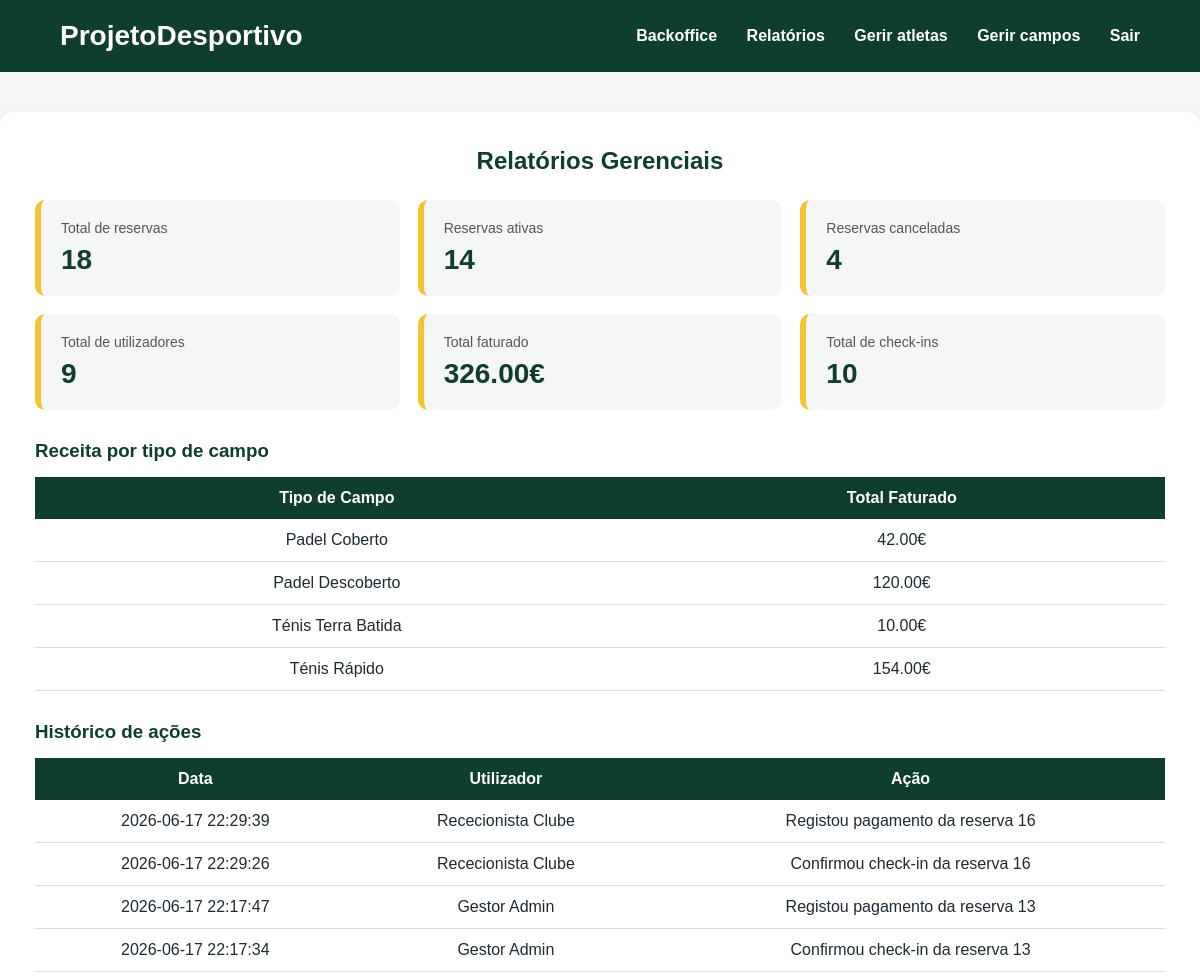
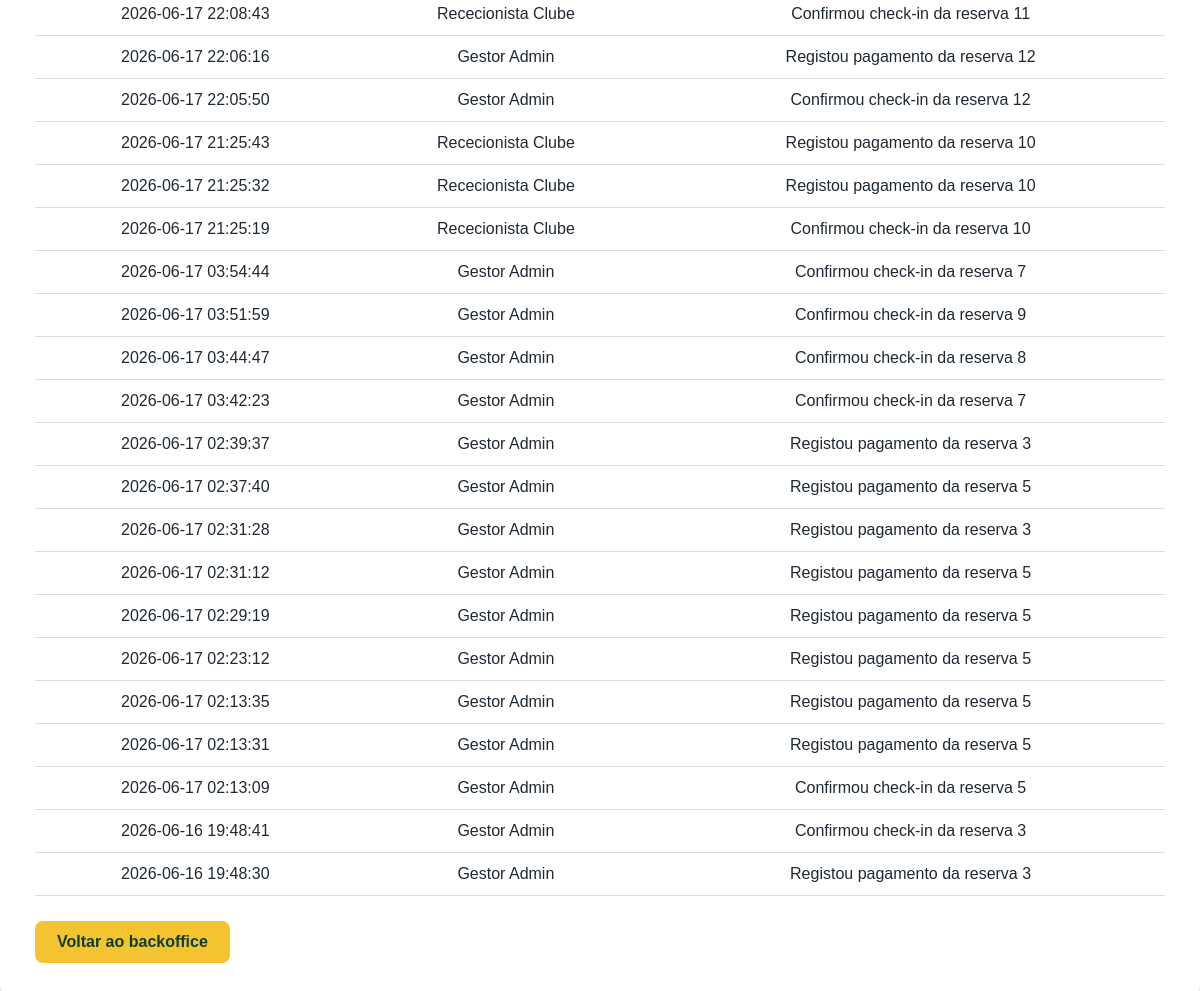
Page /php/relatorios.php (signed in) on the committed database (2 pictures, top to bottom).
### tables this page shows
CREATE TABLE `logs` (
  `id` int(11) NOT NULL AUTO_INCREMENT,
  `utilizador_id` int(11) DEFAULT NULL,
  `acao` varchar(255) NOT NULL,
  `data_acao` timestamp NOT NULL DEFAULT current_timestamp(),
  PRIMARY KEY (`id`),
  KEY `utilizador_id` (`utilizador_id`),
  CONSTRAINT `logs_ibfk_1` FOREIGN KEY (`utilizador_id`) REFERENCES `utilizadores` (`id`)
);

CREATE TABLE `utilizadores` (
  `id` int(11) NOT NULL AUTO_INCREMENT,
  `nome` varchar(100) NOT NULL,
  `email` varchar(100) NOT NULL,
  `password` varchar(255) NOT NULL,
  `documento_tipo` varchar(50) DEFAULT NULL,
  `documento_numero` varchar(50) DEFAULT NULL,
  `nif` varchar(20) DEFAULT NULL,
  `perfil` enum('atleta','rececionista','gestor') DEFAULT 'atleta',
  `estado` enum('ativo','inativo') DEFAULT 'ativo',
  `data_criacao` timestamp NOT NULL DEFAULT current_timestamp(),
  PRIMARY KEY (`id`),
  UNIQUE KEY `email` (`email`)
);

### php/relatorios.php (the view, shortened to what this page needs)
<?php
include "ligacao.php";
$total_reservas = mysqli_fetch_assoc(mysqli_query($conn, "SELECT COUNT(*) AS total FROM reservas"))["total"];
$reservas_ativas = mysqli_fetch_assoc(mysqli_query($conn, "SELECT COUNT(*) AS total FROM reservas WHERE estado='ativa'"))["total"];
$reservas_canceladas = mysqli_fetch_assoc(mysqli_query($conn, "SELECT COUNT(*) AS total FROM reservas WHERE estado='cancelada'"))["total"];
$total_utilizadores = mysqli_fetch_assoc(mysqli_query($conn, "SELECT COUNT(*) AS total FROM utilizadores"))["total"];
$total_faturado = mysqli_fetch_assoc(mysqli_query($conn, "SELECT IFNULL(SUM(montante),0) AS total FROM pagamentos"))["total"];
$total_checkins = mysqli_fetch_assoc(mysqli_query($conn, "SELECT COUNT(*) AS total FROM reservas WHERE checkin=1"))["total"];
?>
<!DOCTYPE html>
<html lang="pt">
<head>
    <link rel="stylesheet" href="../css/relatorios.css">
</head>
<body>
<header>
    <h1>ProjetoDesportivo</h1>
    <nav>
        <a href="../administrador.html">Backoffice</a>
        <a href="../php/relatorios.php">Relatórios</a>
        <a href="../gestao_atletas.html">Gerir atletas</a>
        <a href="../gestao_campos.html">Gerir campos</a>
        <a href="logout.php">Sair</a>
    </nav>
</header>
<div class="container">
    <h2>Relatórios Gerenciais</h2>
    <div class="cards">
        <div class="card">
            <span>Total de reservas</span>
            <strong><?php echo $total_reservas; ?></strong>
        </div>
        <div class="card">
            <span>Reservas ativas</span>
            <strong><?php echo $reservas_ativas; ?></strong>
        </div>
        <div class="card">
            <span>Reservas canceladas</span>
            <strong><?php echo $reservas_canceladas; ?></strong>
        </div>
        <div class="card">
            <span>Total de utilizadores</span>
            <strong><?php echo $total_utilizadores; ?></strong>
        </div>
        <div class="card">
            <span>Total faturado</span>
            <strong><?php echo $total_faturado; ?>€</strong>
        </div>
        <div class="card">
            <span>Total de check-ins</span>
            <strong><?php echo $total_checkins; ?></strong>
        </div>
    </div>
    <h3>Receita por tipo de campo</h3>
    <table>
        <tr>
            <th>Tipo de Campo</th>
            <th>Total Faturado</th>
        </tr>
        <?php
        $sql_receita = "
        SELECT t.nome, IFNULL(SUM(p.montante),0) AS total
        FROM tipos_campo t
        LEFT JOIN campos c ON c.tipo_campo_id = t.id
        LEFT JOIN reservas r ON r.campo_id = c.id
        LEFT JOIN pagamentos p ON p.reserva_id = r.id
        GROUP BY t.id, t.nome
        ";
        $resultado_receita = mysqli_query($conn, $sql_receita);
        while ($linha = mysqli_fetch_assoc($resultado_receita)) {
            echo "<tr>";
            echo "<td>" . $linha["nome"] . "</td>";
            echo "<td>" . $linha["total"] . "€</td>";
            echo "</tr>";
        }
        ?>
    </table>
    <h3>Histórico de ações</h3>
    <table>
        <tr>
            <th>Data</th>
            <th>Utilizador</th>
            <th>Ação</th>
        </tr>
        <?php
        $sql_logs = "
        SELECT l.data_acao, u.nome, l.acao
        FROM logs l
        LEFT JOIN utilizadores u ON l.utilizador_id = u.id
        ORDER BY l.data_acao DESC
        ";
        $resultado_logs = mysqli_query($conn, $sql_logs);
        while ($log = mysqli_fetch_assoc($resultado_logs)) {
            echo "<tr>";
            echo "<td>" . $log["data_acao"] . "</td>";
            echo "<td>" . $log["nome"] . "</td>";
            echo "<td>" . $log["acao"] . "</td>";
            echo "</tr>";
        }
        ?>
    </table>
    <a class="voltar" href="../administrador.html">Voltar ao backoffice</a>
</div>
</body>
</html>

### css/relatorios.css (style rules this page uses)
* { margin: 0; padding: 0; box-sizing: border-box; }
body { font-family: Arial, sans-serif; background: #f4f7f5; color: #1f2933; }
header { background: #0f3d2e; color: white; padding: 20px 60px; display: flex; justify-content: space-between; align-items: center; }
header h1 { font-size: 28px; }
nav a { color: white; text-decoration: none; margin-left: 25px; font-weight: bold; }
.container { max-width: 1200px; margin: 40px auto; background: white; padding: 35px; border-radius: 14px; box-shadow: 0 10px 25px rgba(0,0,0,0.12); }
h2 { color: #0f3d2e; margin-bottom: 25px; text-align: center; }
h3 { color: #0f3d2e; margin: 30px 0 15px; }
.cards { display: grid; grid-template-columns: repeat(3, 1fr); gap: 18px; margin-bottom: 30px; }
.card { background: #f4f7f5; border-left: 6px solid #f4c430; padding: 20px; border-radius: 10px; }
.card span { display: block; font-size: 14px; color: #555; margin-bottom: 8px; }
.card strong { font-size: 28px; color: #0f3d2e; }
table { width: 100%; border-collapse: collapse; margin-bottom: 25px; }
th { background: #0f3d2e; color: white; padding: 12px; }
td { padding: 12px; border-bottom: 1px solid #ddd; text-align: center; }
.voltar { display: inline-block; padding: 12px 22px; background: #f4c430; color: #0f3d2e; border-radius: 8px; text-decoration: none; font-weight: bold; }

### rows in the picture
logs: data_acao "2026-06-17 22:29:39", utilizador.nome "Rececionista Clube", acao "Registou pagamento da reserva 16"
logs: data_acao "2026-06-17 22:29:26", utilizador.nome "Rececionista Clube", acao "Confirmou check-in da reserva 16"
logs: data_acao "2026-06-17 22:17:47", utilizador.nome "Gestor Admin", acao "Registou pagamento da reserva 13"
logs: data_acao "2026-06-17 22:17:34", utilizador.nome "Gestor Admin", acao "Confirmou check-in da reserva 13"
logs: data_acao "2026-06-17 22:08:43", utilizador.nome "Rececionista Clube", acao "Confirmou check-in da reserva 11"
logs: data_acao "2026-06-17 22:06:16", utilizador.nome "Gestor Admin", acao "Registou pagamento da reserva 12"
logs: data_acao "2026-06-17 22:05:50", utilizador.nome "Gestor Admin", acao "Confirmou check-in da reserva 12"
logs: data_acao "2026-06-17 21:25:43", utilizador.nome "Rececionista Clube", acao "Registou pagamento da reserva 10"
logs: data_acao "2026-06-17 21:25:32", utilizador.nome "Rececionista Clube", acao "Registou pagamento da reserva 10"
logs: data_acao "2026-06-17 21:25:19", utilizador.nome "Rececionista Clube", acao "Confirmou check-in da reserva 10"
logs: data_acao "2026-06-17 03:54:44", utilizador.nome "Gestor Admin", acao "Confirmou check-in da reserva 7"
logs: data_acao "2026-06-17 03:51:59", utilizador.nome "Gestor Admin", acao "Confirmou check-in da reserva 9"
logs: data_acao "2026-06-17 03:44:47", utilizador.nome "Gestor Admin", acao "Confirmou check-in da reserva 8"
logs: data_acao "2026-06-17 03:42:23", utilizador.nome "Gestor Admin", acao "Confirmou check-in da reserva 7"
logs: data_acao "2026-06-17 02:39:37", utilizador.nome "Gestor Admin", acao "Registou pagamento da reserva 3"
logs: data_acao "2026-06-17 02:37:40", utilizador.nome "Gestor Admin", acao "Registou pagamento da reserva 5"
logs: data_acao "2026-06-17 02:31:28", utilizador.nome "Gestor Admin", acao "Registou pagamento da reserva 3"
logs: data_acao "2026-06-17 02:31:12", utilizador.nome "Gestor Admin", acao "Registou pagamento da reserva 5"
logs: data_acao "2026-06-17 02:29:19", utilizador.nome "Gestor Admin", acao "Registou pagamento da reserva 5"
logs: data_acao "2026-06-17 02:23:12", utilizador.nome "Gestor Admin", acao "Registou pagamento da reserva 5"
logs: data_acao "2026-06-17 02:13:35", utilizador.nome "Gestor Admin", acao "Registou pagamento da reserva 5"
logs: data_acao "2026-06-17 02:13:31", utilizador.nome "Gestor Admin", acao "Registou pagamento da reserva 5"
logs: data_acao "2026-06-17 02:13:09", utilizador.nome "Gestor Admin", acao "Confirmou check-in da reserva 5"
logs: data_acao "2026-06-16 19:48:41", utilizador.nome "Gestor Admin", acao "Confirmou check-in da reserva 3"
logs: data_acao "2026-06-16 19:48:30", utilizador.nome "Gestor Admin", acao "Registou pagamento da reserva 3"

### other values in the picture
$total_reservas "18"
$reservas_ativas "14"
$reservas_canceladas "4"
$total_utilizadores "9"
$total_faturado "326.00"
$total_checkins "10"
$linha["nome"] "Padel Coberto"
$linha["total"] "42.00"
$linha["nome"] "Padel Descoberto"
$linha["total"] "120.00"
$linha["nome"] "Ténis Terra Batida"
$linha["total"] "10.00"
$linha["nome"] "Ténis Rápido"
$linha["total"] "154.00"
